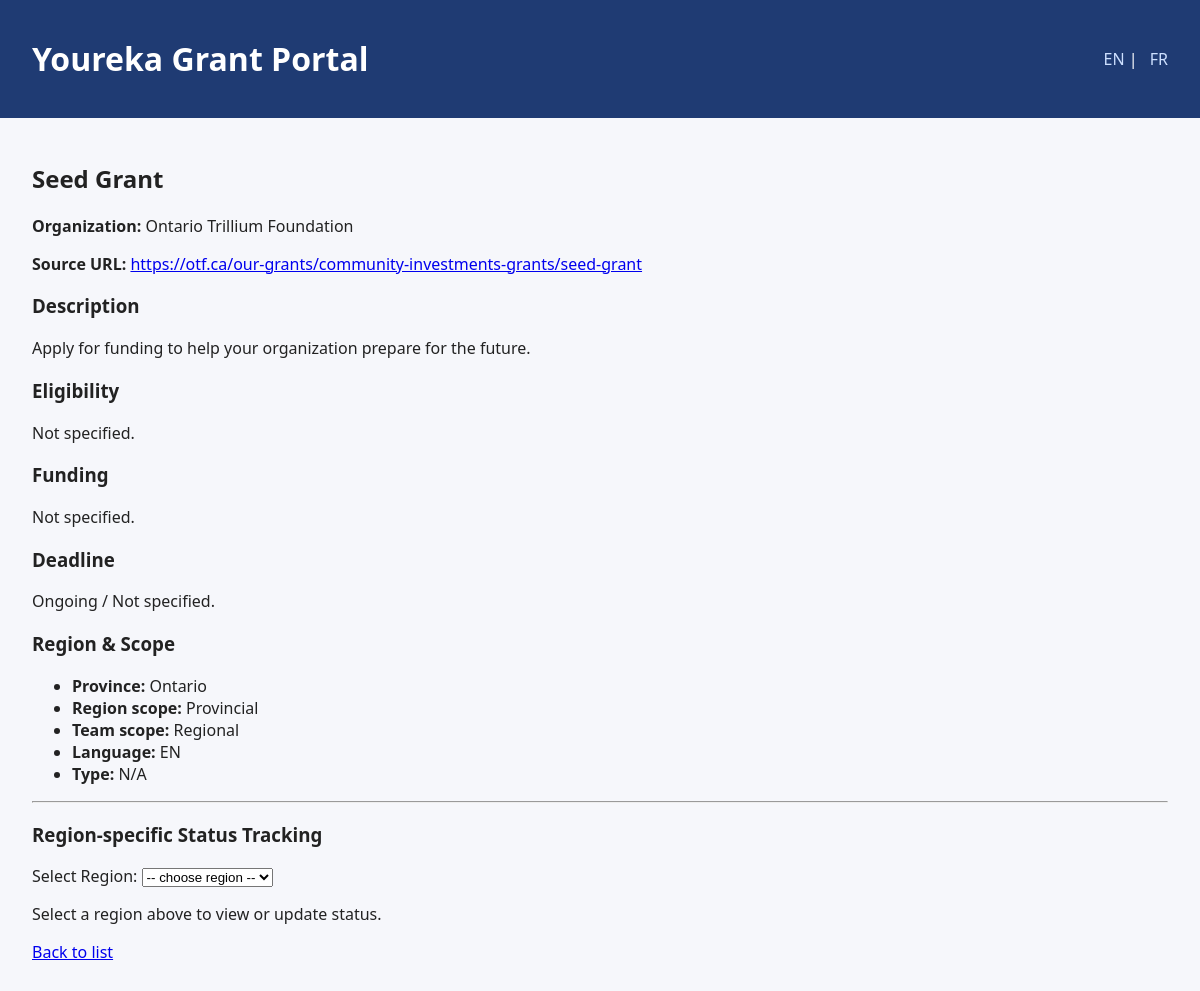
/grant/1, run on the app's committed database.
### youreka/models.py (models this page shows, shortened)
class Grant(db.Model):
    __tablename__ = "grants"
    id = db.Column(db.Integer, primary_key=True)
    name_en = db.Column(db.String(255), nullable=False)
    name_fr = db.Column(db.String(255))
    description_en = db.Column(db.Text)
    description_fr = db.Column(db.Text)
    eligibility_en = db.Column(db.Text)
    eligibility_fr = db.Column(db.Text)
    organization_id = db.Column(db.Integer, db.ForeignKey("organizations.id"))
    organization = db.relationship("Organization", back_populates="grants")
    category = db.Column(db.String(100))  # e.g., "Education", "Youth"
    province = db.Column(db.String(50))
    region_scope = db.Column(db.String(50))  # e.g., "National", "Provincial"
    country = db.Column(db.String(50), default="Canada")
    team_scope = db.Column(db.String(50))    # "National", "Regional"
    individual_type = db.Column(db.String(20))  # "individual", "organization", "both"
    funding_min = db.Column(db.Float)
    funding_max = db.Column(db.Float)
    currency = db.Column(db.String(10), default="CAD")
    deadline_date = db.Column(db.Date, nullable=True)
    ongoing_flag = db.Column(db.Boolean, default=False)
    language = db.Column(db.String(20), default="EN")  # "EN", "FR", "Bilingual"
    is_ngo_only = db.Column(db.Boolean, default=False)
    source_url = db.Column(db.String(255))
    external_id = db.Column(db.String(255), unique=True)
    created_at = db.Column(db.DateTime, default=datetime.utcnow)
    updated_at = db.Column(
        db.DateTime, default=datetime.utcnow, onupdate=datetime.utcnow
    )
    statuses = db.relationship("GrantStatus", back_populates="grant")

class Organization(db.Model):
    __tablename__ = "organizations"
    id = db.Column(db.Integer, primary_key=True)
    name = db.Column(db.String(200), nullable=False)
    type = db.Column(db.String(50))  # e.g., "Government", "Foundation"
    ngo_only = db.Column(db.Boolean, default=False)
    website_url = db.Column(db.String(255))
    country = db.Column(db.String(50), default="Canada")
    province = db.Column(db.String(50))
    grants = db.relationship("Grant", back_populates="organization")

### youreka/grants/routes.py (the view, shortened to what this page needs)
@bp.route("/grant/<int:grant_id>", methods=["GET", "POST"])
def grant_detail(grant_id):
    grant = Grant.query.get_or_404(grant_id)
    regions = Region.query.filter_by(is_active=True).all()
    selected_region_id = request.args.get("region_id", type=int)
    region = None
    status_record = None
    if selected_region_id:
        region = Region.query.get(selected_region_id)
        if region:
            status_record = GrantStatus.query.filter_by(
                grant_id=grant.id, region_id=region.id
            ).first()
    return render_template(
        "grants/detail.html",
        grant=grant,
        regions=regions,
        selected_region=region,
        status_record=status_record,
    )

### youreka/templates/grants/detail.html (shortened to what this page needs)
{% extends "base.html" %}
{% block content %}
<h2>{{ grant.name_en }}</h2>
<p><strong>Organization:</strong> {{ grant.organization.name if grant.organization else "N/A" }}</p>
<p><strong>Source URL:</strong>
  {% if grant.source_url %}
    <a href="{{ grant.source_url }}" target="_blank">{{ grant.source_url }}</a>
  {% else %}
    N/A
  {% endif %}
</p>
<h3>Description</h3>
<p>{{ grant.description_en or "No description available." }}</p>
<h3>Eligibility</h3>
<p>{{ grant.eligibility_en or "Not specified." }}</p>
<h3>Funding</h3>
<p>
  {% if grant.funding_min or grant.funding_max %}
    {{ grant.funding_min or "?" }} - {{ grant.funding_max or "?" }} {{ grant.currency }}
  {% else %}
    Not specified.
  {% endif %}
</p>
<h3>Deadline</h3>
<p>
  {% if grant.deadline_date %}
    {{ grant.deadline_date.strftime("%Y-%m-%d") }}
  {% else %}
    Ongoing / Not specified.
  {% endif %}
</p>
<h3>Region & Scope</h3>
<ul>
  <li><strong>Province:</strong> {{ grant.province or "N/A" }}</li>
  <li><strong>Region scope:</strong> {{ grant.region_scope or "N/A" }}</li>
  <li><strong>Team scope:</strong> {{ grant.team_scope or "N/A" }}</li>
  <li><strong>Language:</strong> {{ grant.language }}</li>
  <li><strong>Type:</strong> {{ grant.individual_type or "N/A" }}</li>
</ul>
<hr />
<h3>Region-specific Status Tracking</h3>
<form method="get">
  <label for="region_id">Select Region:</label>
  <select name="region_id" id="region_id" onchange="this.form.submit()">
    <option value="">-- choose region --</option>
  </select>
</form>
{% if selected_region %}
  <h4>Status for {{ selected_region.name_en }}</h4>
  <form method="post">
    <input type="hidden" name="region_id" value="{{ selected_region.id }}" />
    <label>Status:</label>
    <select name="status">
      {% set current_status = status_record.status if status_record else "Not Started" %}
      {% for opt in ["Not Started", "In Progress", "Submitted", "Rejected", "Awarded"] %}
        <option value="{{ opt }}" {% if opt == current_status %}selected{% endif %}>{{ opt }}</option>
      {% endfor %}
    </select>
    <label>Notes:</label>
    <textarea name="notes" rows="4" cols="50">{{ status_record.notes if status_record else "" }}</textarea>
    <button type="submit">Save Status</button>
  </form>
{% else %}
  <p>Select a region above to view or update status.</p>
{% endif %}
<p><a href="{{ url_for('grants.index') }}">Back to list</a></p>
{% endblock %}

### youreka/static/css/styles.css (style rules this page uses)
body { font-family: system-ui, -apple-system, BlinkMacSystemFont, "Segoe UI", sans-serif; margin: 0; padding: 0; background: #f6f7fb; color: #222; }

### data on the page
Grant: name_en "Seed Grant", source_url "https://otf.ca/our-grants/community-investments-grants/seed-grant", description_en "Apply for funding to help your organization prepare for the future.", eligibility_en "Not specified.", province "Ontario", region_scope "Provincial", team_scope "Regional", language "EN", individual_type "N/A"
Organization: organization "Ontario Trillium Foundation"
